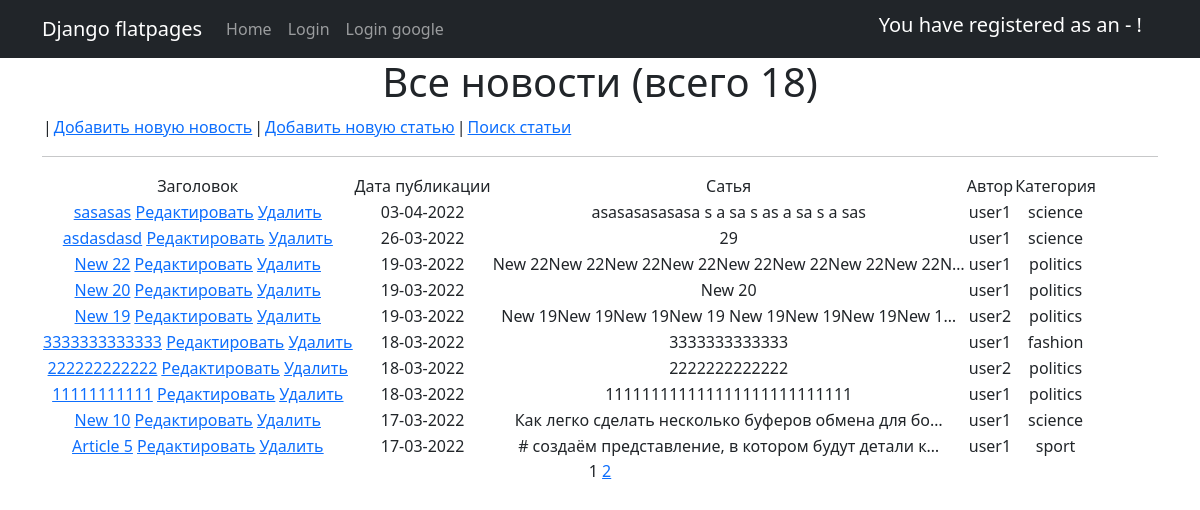
Before: /news/ with the older database file.
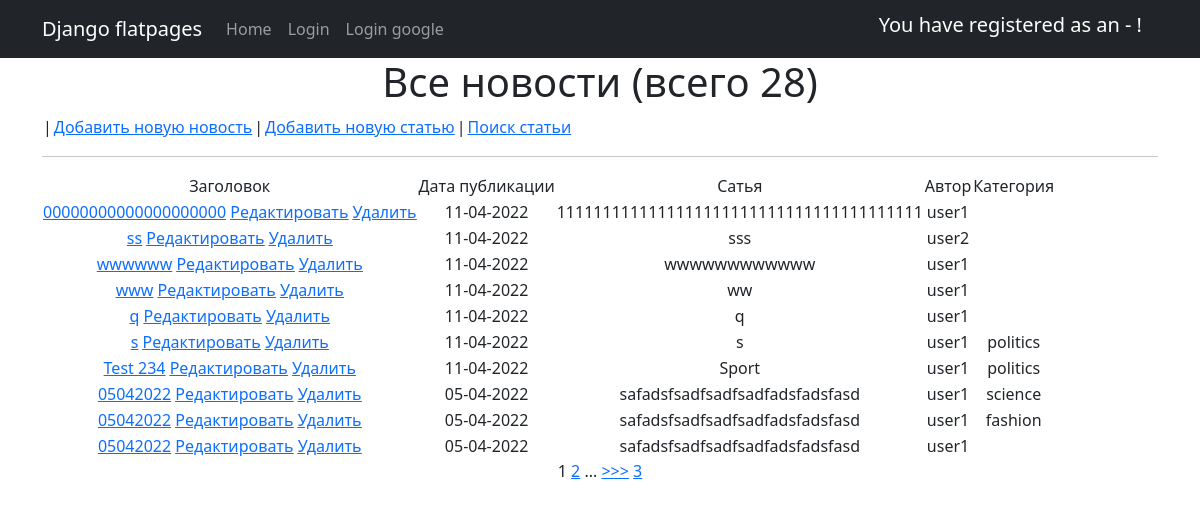
After: the same page with the newer database file.
### News_Portal/models.py (models this page shows, shortened)
class Post(models.Model):
    title = models.CharField(max_length=255)
    text = models.TextField()
    rating = models.SmallIntegerField(default=0)
    NEWS = 'NW'
    ARTICLE = 'AR'
    CAT_CHOICES = (
        (NEWS, 'Новость'),
        (ARTICLE, 'Статья'),
    )
    type = models.CharField(max_length=2, choices=CAT_CHOICES, default=ARTICLE)
    date = models.DateTimeField(auto_now_add=True)
    author = models.ForeignKey(Author, on_delete=models.CASCADE)
    category = models.ManyToManyField(Category, through='PostCategory')

class Author(models.Model):
    user = models.OneToOneField(User, on_delete=models.CASCADE)
    rating = models.SmallIntegerField(default=0)

class Category(models.Model):
    name = models.CharField(max_length=255, unique=True)
    subscribers = models.ForeignKey(User, on_delete=models.CASCADE, default='', null=True)
    def __str__(self):
        return f'{self.name}'

### News_Portal/views.py (the view)
# urls.py: path('', PostList.as_view()),
class PostList(ListView):#(PermissionRequiredMixin, ListView):
    model = Post  # указываем модель, объекты которой мы будем выводить
    template_name = 'news.html'  # указываем имя шаблона, в котором будет лежать HTML, в котором будут все инструкции о том, как именно пользователю должны вывестись наши объекты
    context_object_name = 'news'
    paginate_by = 10  # поставим постраничный вывод в 10 элементов
    ordering = ['-id']
    def get_context_data(self, **kwargs):
        context = super().get_context_data(**kwargs)
        context['filter'] = PostSearch(self.request.GET, queryset=self.get_queryset())  # вписываем наш фильтр в контекст
        context['count'] = Post.objects.all().count() #добавили поле для общего колличества страниц
        return context

### News_Portal/templatetags/custom_tags.py (called while the page is built)
@register.simple_tag(takes_context=True) #сообщаеv Django, что для работы тега требуется передать контекст
def url_replace(context, **kwargs):
   d = context['request'].GET.copy() #скопировать все параметры текущего запроса
   for k, v in kwargs.items():
       d[k] = v #по указанным полям устанавливаем новые значения
   return d.urlencode()

### templates/news.html (shortened to what this page needs)
{% extends 'flatpages/default.html' %}
{% load custom_tags %}
{% block content %}
    <h1>Все новости (всего {{ count }})</h1>
    <table>
        <td>|</td>
        <td><a href="{% url 'news_create' %}">Добавить новую новость</a><br></td>
        <td>|</td>
        <td><a href="{% url 'articles_create' %}">Добавить новую статью</a><br></td>
        <td>|</td>
        <td><a href="{% url 'news_search' %}">Поиск статьи</a><br></td>
    </table>
    <hr>
    {% if news %}
        <table>
            <tr>
                <td>
                    Заголовок
                </td>
                <td>
                    Дата публикации
                </td>
                <td>
                    Сатья
                </td>
                <td>
                    Автор
                </td>
                <td>
                    Категория
                </td>
            </tr>
            {% for new in news %}
                <tr>
                    <td>
                        {% if new.type == 'NEWS' %}
                            <a href="{% url 'news' new.id %}">{{ new.title }}</a>
                            <a href="{% url 'news_update' new.id %}"><u>Редактировать</u></a>
                            <a href="{% url 'news_delete' new.id %}"><u> Удалить </u></a>
                        {% else %}
                            <a href="{% url 'news' new.id %}">{{ new.title }}</a>
                            <a href="{% url 'articles_update' new.id %}"><u>Редактировать</u></a>
                            <a href="{% url 'articles_delete' new.id %}"><u> Удалить </u></a>
                        {% endif %}
                    </td>
                    <td>
                        {{ new.date|date:'d-m-Y' }}
                    </td>
                    <td>
                        {{ new.text|truncatechars:50 }}
                    </td>
                    <td>
                        {{ new.author.user }}
                    </td>
                    <td>
                        {% for category in new.category.all %}
                            {{ category }}
                        {% endfor %}
                    </td>
                </tr>
            {% endfor %}
        </table>
    {% else %}
        <h2>НОВОСТЕЙ НЕТ!</h2>
    {% endif %}
    {% if is_paginated %}
        {{ page_obj.number }}
        {% if page_obj.has_next %}
            <a href="?{% url_replace page=page_obj.next_page_number %}">{{ page_obj.next_page_number }}</a>
            {% if paginator.num_pages != page_obj.next_page_number %}
                ...
                <a href="?{% url_replace page=page_obj.next_page_number %}">>>></a>
                <a href="?{% url_replace page=page_obj.paginator.num_pages %}">{{ page_obj.paginator.num_pages }}</a>
            {% endif %}
        {% endif %}
    {% endif %}
{% endblock content %}

Changed rows visible on the page:
no longer on this page (row unchanged): Post: title "sasasas", date "03-04-2022", text "asasasasasasa s a sa s as a sa s a sas", author.user "user1", Category (name "science")
no longer on this page (row unchanged): Post: title "asdasdasd", date "26-03-2022", text "29", author.user "user1", Category (name "science")
no longer on this page (row unchanged): Post: title "New 22", date "19-03-2022", text "New 22New 22New 22New 22New 22New 22New 22New 22N…", author.user "user1", Category (name "politics")
no longer on this page (row unchanged): Post: title "New 20", date "19-03-2022", text "New 20", author.user "user1", Category (name "politics")
no longer on this page (row unchanged): Post: title "New 19", date "19-03-2022", text "New 19New 19New 19New 19 New 19New 19New 19New 1…", author.user "user2", Category (name "politics")
no longer on this page (row unchanged): Post: title "3333333333333", date "18-03-2022", text "3333333333333", author.user "user1", Category (name "fashion")
no longer on this page (row unchanged): Post: title "222222222222", date "18-03-2022", text "2222222222222", author.user "user2", Category (name "politics")
no longer on this page (row unchanged): Post: title "11111111111", date "18-03-2022", text "111111111111111111111111111", author.user "user1", Category (name "politics")
no longer on this page (row unchanged): Post: title "New 10", date "17-03-2022", text "Как легко сделать несколько буферов обмена для бо…", author.user "user1", Category (name "science")
no longer on this page (row unchanged): Post: title "Article 5", date "17-03-2022", text "# создаём представление, в котором будут детали к…", author.user "user1"
no longer on this page (row unchanged): Category: name "sport", shown under "Article 5"
added Post: title "00000000000000000000", date "11-04-2022", text "1111111111111111111111111111111111111111", author.user "user1"
added Post: title "ss", date "11-04-2022", text "sss", author.user "user2"
added Post: title "wwwwww", date "11-04-2022", text "wwwwwwwwwwww", author.user "user1"
added Post: title "www", date "11-04-2022", text "ww", author.user "user1"
added Post: title "q", date "11-04-2022", text "q", author.user "user1"
added Post: title "s", date "11-04-2022", text "s", author.user "user1", Category (name "politics")
added Post: title "Test 234", date "11-04-2022", text "Sport", author.user "user1", Category (name "politics")
added Post: title "05042022", date "05-04-2022", text "safadsfsadfsadfsadfadsfadsfasd", author.user "user1", Category (name "science")
added Post: title "05042022", date "05-04-2022", text "safadsfsadfsadfsadfadsfadsfasd", author.user "user1", Category (name "fashion")
added Post: title "05042022", date "05-04-2022", text "safadsfsadfsadfsadfadsfadsfasd", author.user "user1"
Other visible differences:
{{ count }}: "18" → "28"
{{ page_obj.paginator.num_pages }}: (not shown) → "3"
